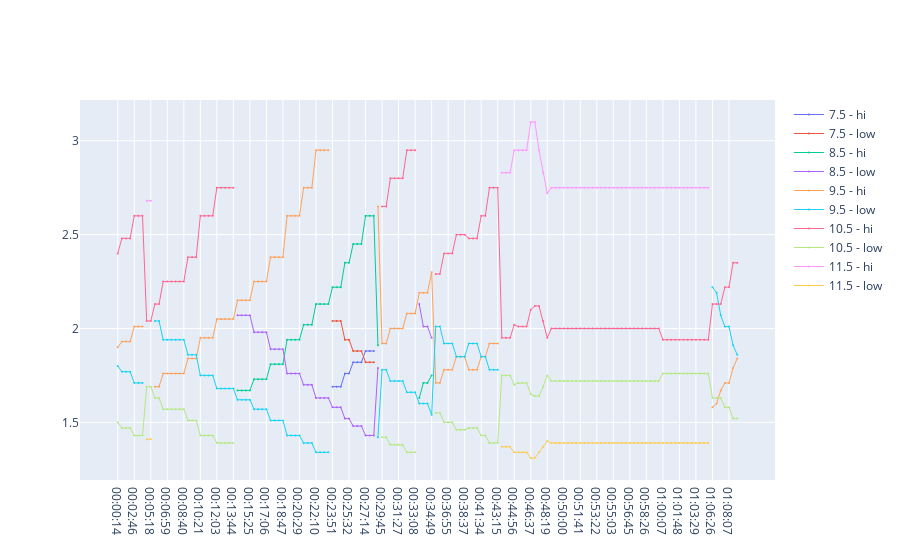

The notebook cell saved with this chart:
### Markdown cell above
Plotly support for Jupyterlab:
https://github.com/plotly/plotly.py#jupyterlab-support-python-35

Set axis range: https://stackoverflow.com/questions/36898483/modify-axes-range-using-plotly

### Code cell
layout = go.Layout(
        xaxis=dict(
            range=time_range
        )
    )

# for line in lines:
#     fig = go.Figure()
#     for hilow in ['hi', 'low']:
#         fig.add_trace(go.Scatter(x=data_dict[line]['minutes'], 
#                                  y=data_dict[line]['corner_{}'.format(hilow)], 
#                                  mode='lines+markers', 
#                                  name='{} - {}'.format(line, hilow), 
#                                  line=dict(width=1), 
#                                  marker=dict(size=2)))
#     fig.show()
fig = go.Figure()
for line in lines:
    for hilow in ['hi', 'low']:
        fig.add_trace(go.Scatter(x=data_dict[line]['minutes'], 
                                 y=data_dict[line]['corner_{}'.format(hilow)], 
                                 mode='lines+markers', 
                                 name='{} - {}'.format(line, hilow), 
                                 line=dict(width=1), 
                                 marker=dict(size=2)))
fig.show()

### Figure 1 — Plotly figure (JSON) as saved in the notebook; plotly's stock layout.template omitted (floating-point values rounded to 4 significant figures; data arrays with more than 128 entries replaced by an {"elided": "..."} marker saying what was removed)
{"data": [{"line": {"width": 1}, "marker": {"size": 2}, "mode": "lines+markers", "name": "7.5 - hi", "type": "scatter", "x": {"elided": "151 str values"}, "y": {"elided": "151 float values"}}, {"line": {"width": 1}, "marker": {"size": 2}, "mode": "lines+markers", "name": "7.5 - low", "type": "scatter", "x": {"elided": "151 str values"}, "y": {"elided": "151 float values"}}, {"line": {"width": 1}, "marker": {"size": 2}, "mode": "lines+markers", "name": "8.5 - hi", "type": "scatter", "x": {"elided": "151 str values"}, "y": {"elided": "151 float values"}}, {"line": {"width": 1}, "marker": {"size": 2}, "mode": "lines+markers", "name": "8.5 - low", "type": "scatter", "x": {"elided": "151 str values"}, "y": {"elided": "151 float values"}}, {"line": {"width": 1}, "marker": {"size": 2}, "mode": "lines+markers", "name": "9.5 - hi", "type": "scatter", "x": {"elided": "151 str values"}, "y": {"elided": "151 float values"}}, {"line": {"width": 1}, "marker": {"size": 2}, "mode": "lines+markers", "name": "9.5 - low", "type": "scatter", "x": {"elided": "151 str values"}, "y": {"elided": "151 float values"}}, {"line": {"width": 1}, "marker": {"size": 2}, "mode": "lines+markers", "name": "10.5 - hi", "type": "scatter", "x": {"elided": "151 str values"}, "y": {"elided": "151 float values"}}, {"line": {"width": 1}, "marker": {"size": 2}, "mode": "lines+markers", "name": "10.5 - low", "type": "scatter", "x": {"elided": "151 str values"}, "y": {"elided": "151 float values"}}, {"line": {"width": 1}, "marker": {"size": 2}, "mode": "lines+markers", "name": "11.5 - hi", "type": "scatter", "x": {"elided": "151 str values"}, "y": {"elided": "151 float values"}}, {"line": {"width": 1}, "marker": {"size": 2}, "mode": "lines+markers", "name": "11.5 - low", "type": "scatter", "x": {"elided": "151 str values"}, "y": {"elided": "151 float values"}}], "layout": {"autosize": true, "xaxis": {"autorange": true, "range": [-9.115, 159.1], "type": "category"}, "yaxis": {"autorange": true, "range": [1.185, 3.225], "type": "linear"}}}
